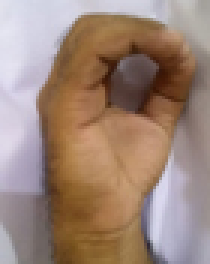
#> input picture Images/0.jpg, 70 x 88 px, found by its file name (shown 3 times larger); its folder holds 4 pictures in this run
$ python rotate_images.py
#> lines starting #> are read from the running program, lines starting #| are printed output that depends on the picture
import cv2
import os
from scipy import ndimage

i = 0

for filename in os.listdir("path\\to\\folder\\of\\images\\"):
    img = cv2.imread("path\\to\\folder\\of\\images\\"+filename)
#> img is the input picture: shape (88, 70, 3); mean B, G, R 119.8, 133.4, 157.7

    rotated = ndimage.rotate(img, 270)
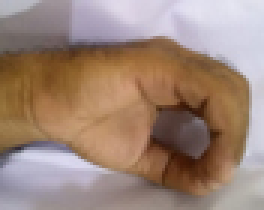
#> rotated: shape (70, 88, 3) (shown 3 times larger); mean B, G, R 119.8, 133.4, 157.7

    cv2.imwrite("path\\to\\folder\\for\\saving\\images\\"+filename, rotated)
    print(i)
    i += 1
#> pass 2 of the loop `for filename in os.listdir("path\\to\\folder\\of\\images\\"):`:
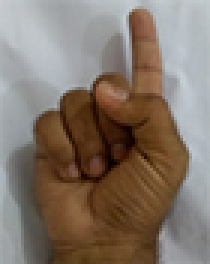
#> input picture Images/1.jpg, 70 x 88 px, found by its file name (shown 3 times larger)
#> img is the input picture: shape (88, 70, 3); mean B, G, R 105.5, 117.3, 131.1
#> `rotated = ndimage.rotate(img, 270)`:
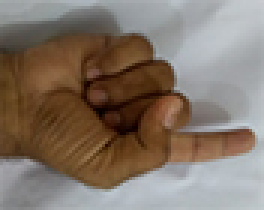
#> rotated: shape (70, 88, 3) (shown 3 times larger); mean B, G, R 105.5, 117.3, 131.1
#> pass 3 of the loop `for filename in os.listdir("path\\to\\folder\\of\\images\\"):`:
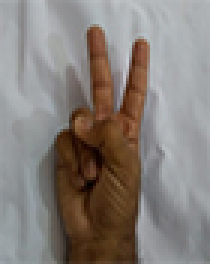
#> input picture Images/2.jpg, 70 x 88 px, found by its file name (shown 3 times larger)
#> img is the input picture: shape (88, 70, 3); mean B, G, R 122, 126.9, 134.1
#> `rotated = ndimage.rotate(img, 270)`:
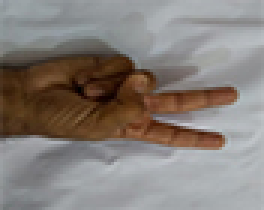
#> rotated: shape (70, 88, 3) (shown 3 times larger); mean B, G, R 122, 126.9, 134.1
#> the loop made 4 passes; the first 3 are shown


cv2.waitKey(0)
cv2.destroyAllWindows()
